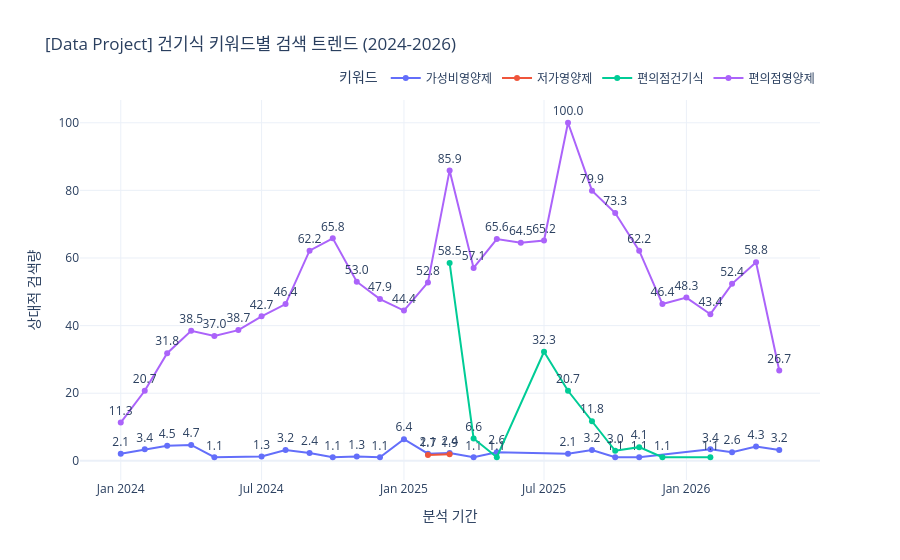

The notebook cell saved with this chart:
### Code cell
import os
import sys
import urllib.request
import json
import pandas as pd
import plotly.express as px

# 1. 인증 정보 설정 (이미지에서 확인하신 본인 정보를 넣으세요)
client_id = "iQYuA4jIAZWE78ZCH4p9" # 이미지 속 Client ID 입력
client_secret = "7MP3lY3dzz" 
url = "https://openapi.naver.com/v1/datalab/search"

# 2. 분석 키워드 설정
target_keywords = ["가성비건기식", "가성비영양제", "저가영양제", "편의점건기식", "편의점영양제"]

# 3. 키워드별 개별 그룹 자동 생성
keyword_groups = []
for kw in target_keywords:
    keyword_groups.append({
        "groupName": kw, 
        "keywords": [kw] 
    })

# 4. API 요청 본문 작성
body = {
    "startDate": "2024-01-01",
    "endDate": "2026-05-14",
    "timeUnit": "month",
    "keywordGroups": keyword_groups
}
body_json = json.dumps(body, ensure_ascii=False)

# 5. API 호출 실행
request = urllib.request.Request(url)
request.add_header("X-Naver-Client-Id", client_id)
request.add_header("X-Naver-Client-Secret", client_secret)
request.add_header("Content-Type", "application/json")

try:
    response = urllib.request.urlopen(request, data=body_json.encode("utf-8"))
    rescode = response.getcode()
    
    if rescode == 200:
        response_body = response.read()
        data = json.loads(response_body)
        
        # 6. 데이터프레임 변환
        df_list = []
        for res in data['results']:
            temp_df = pd.DataFrame(res['data'])
            temp_df['group'] = res['title']
            df_list.append(temp_df)
        
        final_df = pd.concat(df_list)
        print(final_df)
        
#7. 시각화 (fig.write_image 부분을 삭제했습니다!)
       # 7. 시각화 (Label 및 데이터 값 표시 강화)
        fig = px.line(final_df, x='period', y='ratio', color='group',
                      title='[Data Project] 건기식 키워드별 검색 트렌드 (2024-2026)',
                      labels={
                          'period': '분석 기간', 
                          'ratio': '상대적 검색량', 
                          'group': '키워드'
                      },
                      markers=True,
                      text="ratio", # 그래프 위에 수치 표시
                      template='plotly_white')

        # 텍스트 라벨 위치 및 포맷 설정
        fig.update_traces(
            textposition="top center", 
            texttemplate='%{text:.1f}' # 소수점 첫째자리까지만 표시
        )

        fig.update_layout(
            hovermode='x unified',
            legend=dict(orientation="h", yanchor="bottom", y=1.02, xanchor="right", x=1)
        )

        fig.show()

    else:
        print(f"Error: API 요청 실패 (Code: {rescode})")

except Exception as e:
    print(f"Error 발생: {e}")

### Figure 1 — Plotly figure (JSON) as saved in the notebook; plotly's stock layout.template omitted (floating-point values rounded to 4 significant figures)
{"data": [{"hovertemplate": "키워드=가성비영양제<br>분석 기간=%{x}<br>상대적 검색량=%{text}<extra></extra>", "legendgroup": "가성비영양제", "line": {"color": "#636efa", "dash": "solid"}, "marker": {"symbol": "circle"}, "mode": "lines+markers+text", "name": "가성비영양제", "orientation": "v", "showlegend": true, "text": [2.137, 3.419, 4.487, 4.701, 1.068, 1.282, 3.205, 2.35, 1.068, 1.282, 1.068, 6.41, 2.137, 2.35, 1.068, 2.564, 2.137, 3.205, 1.068, 1.068, 3.419, 2.564, 4.274, 3.205], "textposition": "top center", "texttemplate": "%{text:.1f}", "type": "scatter", "x": ["2024-01-01", "2024-02-01", "2024-03-01", "2024-04-01", "2024-05-01", "2024-07-01", "2024-08-01", "2024-09-01", "2024-10-01", "2024-11-01", "2024-12-01", "2025-01-01", "2025-02-01", "2025-03-01", "2025-04-01", "2025-05-01", "2025-08-01", "2025-09-01", "2025-10-01", "2025-11-01", "2026-02-01", "2026-03-01", "2026-04-01", "2026-05-01"], "xaxis": "x", "y": [2.137, 3.419, 4.487, 4.701, 1.068, 1.282, 3.205, 2.35, 1.068, 1.282, 1.068, 6.41, 2.137, 2.35, 1.068, 2.564, 2.137, 3.205, 1.068, 1.068, 3.419, 2.564, 4.274, 3.205], "yaxis": "y"}, {"hovertemplate": "키워드=저가영양제<br>분석 기간=%{x}<br>상대적 검색량=%{text}<extra></extra>", "legendgroup": "저가영양제", "line": {"color": "#EF553B", "dash": "solid"}, "marker": {"symbol": "circle"}, "mode": "lines+markers+text", "name": "저가영양제", "orientation": "v", "showlegend": true, "text": [1.709, 1.923], "textposition": "top center", "texttemplate": "%{text:.1f}", "type": "scatter", "x": ["2025-02-01", "2025-03-01"], "xaxis": "x", "y": [1.709, 1.923], "yaxis": "y"}, {"hovertemplate": "키워드=편의점건기식<br>분석 기간=%{x}<br>상대적 검색량=%{text}<extra></extra>", "legendgroup": "편의점건기식", "line": {"color": "#00cc96", "dash": "solid"}, "marker": {"symbol": "circle"}, "mode": "lines+markers+text", "name": "편의점건기식", "orientation": "v", "showlegend": true, "text": [58.55, 6.624, 1.068, 32.26, 20.73, 11.75, 2.991, 4.06, 1.068, 1.068], "textposition": "top center", "texttemplate": "%{text:.1f}", "type": "scatter", "x": ["2025-03-01", "2025-04-01", "2025-05-01", "2025-07-01", "2025-08-01", "2025-09-01", "2025-10-01", "2025-11-01", "2025-12-01", "2026-02-01"], "xaxis": "x", "y": [58.55, 6.624, 1.068, 32.26, 20.73, 11.75, 2.991, 4.06, 1.068, 1.068], "yaxis": "y"}, {"hovertemplate": "키워드=편의점영양제<br>분석 기간=%{x}<br>상대적 검색량=%{text}<extra></extra>", "legendgroup": "편의점영양제", "line": {"color": "#ab63fa", "dash": "solid"}, "marker": {"symbol": "circle"}, "mode": "lines+markers+text", "name": "편의점영양제", "orientation": "v", "showlegend": true, "text": [11.32, 20.73, 31.84, 38.46, 36.97, 38.68, 42.74, 46.37, 62.18, 65.81, 52.99, 47.86, 44.44, 52.78, 85.9, 57.05, 65.6, 64.53, 65.17, 100, 79.91, 73.29, 62.18, 46.37, 48.29, 43.38, 52.35, 58.76, 26.71], "textposition": "top center", "texttemplate": "%{text:.1f}", "type": "scatter", "x": ["2024-01-01", "2024-02-01", "2024-03-01", "2024-04-01", "2024-05-01", "2024-06-01", "2024-07-01", "2024-08-01", "2024-09-01", "2024-10-01", "2024-11-01", "2024-12-01", "2025-01-01", "2025-02-01", "2025-03-01", "2025-04-01", "2025-05-01", "2025-06-01", "2025-07-01", "2025-08-01", "2025-09-01", "2025-10-01", "2025-11-01", "2025-12-01", "2026-01-01", "2026-02-01", "2026-03-01", "2026-04-01", "2026-05-01"], "xaxis": "x", "y": [11.32, 20.73, 31.84, 38.46, 36.97, 38.68, 42.74, 46.37, 62.18, 65.81, 52.99, 47.86, 44.44, 52.78, 85.9, 57.05, 65.6, 64.53, 65.17, 100, 79.91, 73.29, 62.18, 46.37, 48.29, 43.38, 52.35, 58.76, 26.71], "yaxis": "y"}], "layout": {"hovermode": "x unified", "legend": {"orientation": "h", "title": {"text": "키워드"}, "tracegroupgap": 0, "x": 1, "xanchor": "right", "y": 1.02, "yanchor": "bottom"}, "title": {"text": "[Data Project] 건기식 키워드별 검색 트렌드 (2024-2026)"}, "xaxis": {"anchor": "y", "domain": [0, 1], "title": {"text": "분석 기간"}}, "yaxis": {"anchor": "x", "domain": [0, 1], "title": {"text": "상대적 검색량"}}}}
